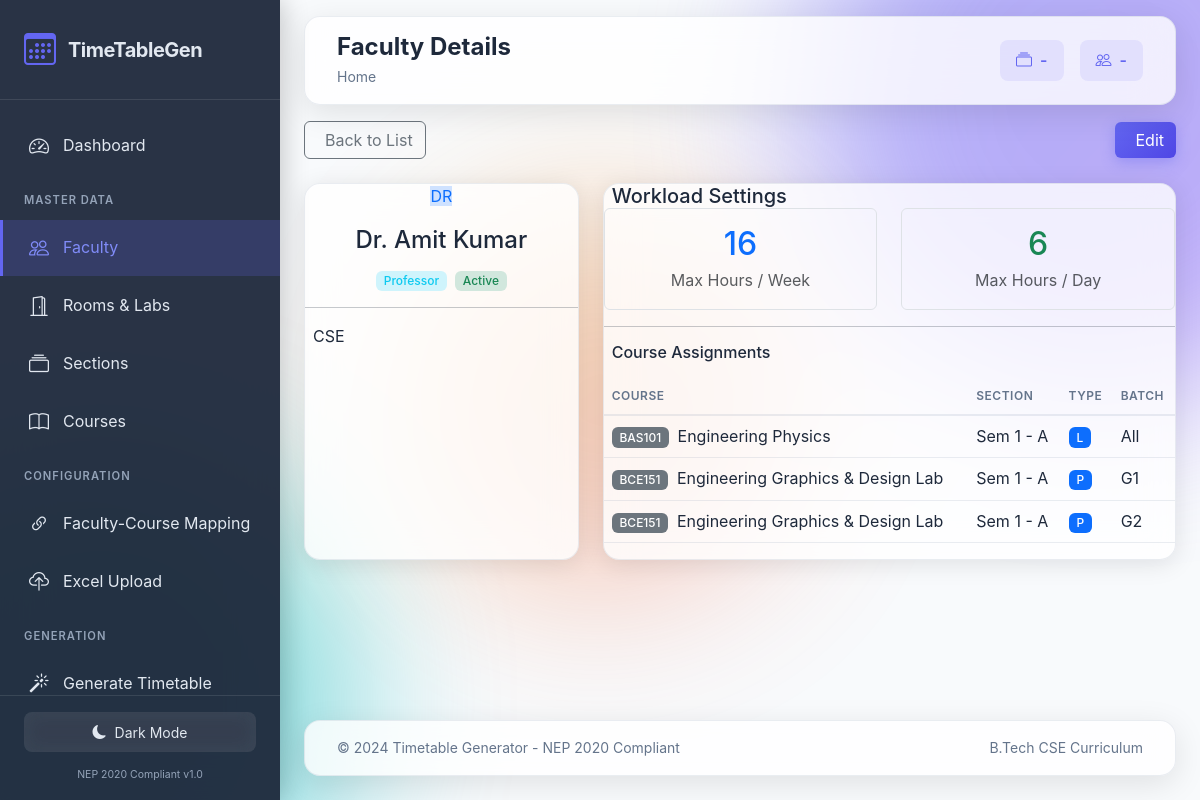
The app's page /faculty/view/1, older data.
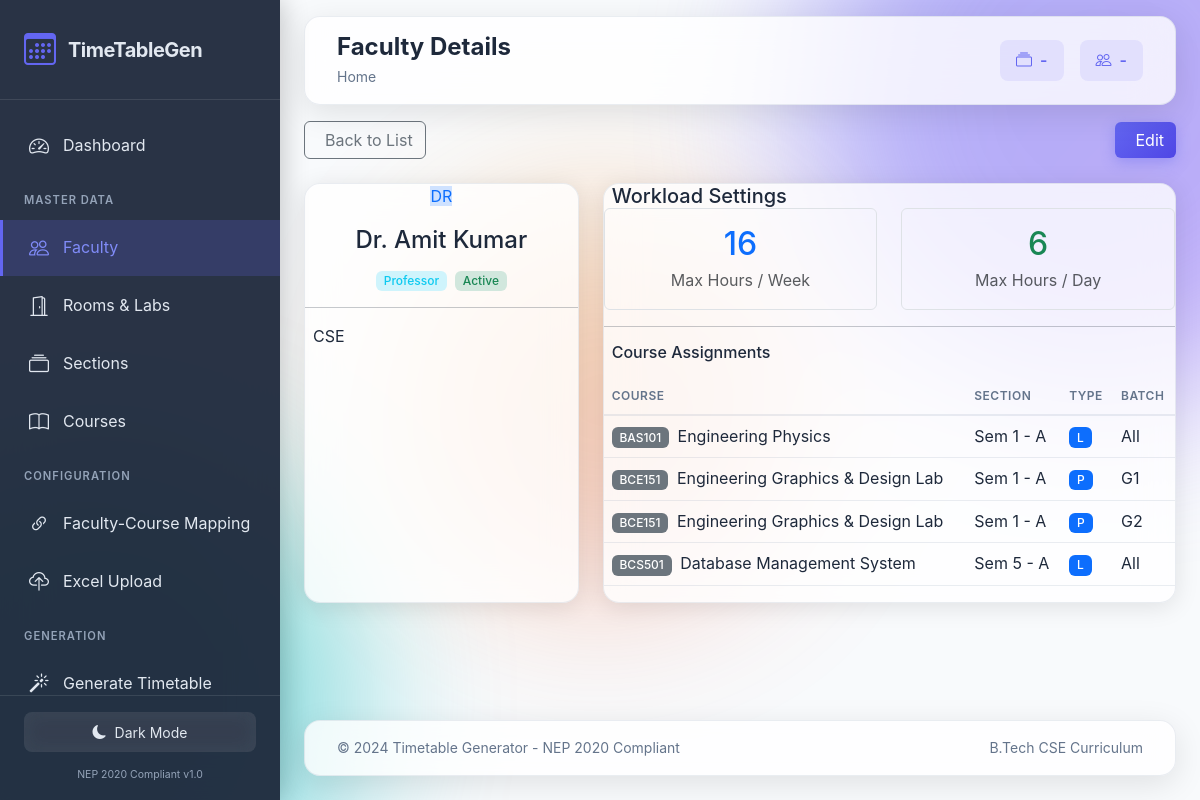
The same page, newer data.
### app/models/faculty_course.py (models this page shows, shortened)
class FacultyCourse(db.Model):
    __tablename__ = 'faculty_courses'
    id = db.Column(db.Integer, primary_key=True)
    faculty_id = db.Column(db.Integer, db.ForeignKey('faculty.id'), nullable=False)
    course_id = db.Column(db.Integer, db.ForeignKey('courses.id'), nullable=False)
    section_id = db.Column(db.Integer, db.ForeignKey('sections.id'), nullable=False)
    session_type = db.Column(db.String(5), nullable=False)  # L (Lecture), T (Tutorial), P (Practical)
    batch_id = db.Column(db.Integer, db.ForeignKey('batches.id'), nullable=True)
    academic_year = db.Column(db.String(10), nullable=False, default='2024-25')
    is_primary = db.Column(db.Boolean, default=True)
    created_at = db.Column(db.DateTime, default=datetime.utcnow)
    updated_at = db.Column(db.DateTime, default=datetime.utcnow, onupdate=datetime.utcnow)
    timetable_entries = db.relationship('Timetable', backref='faculty_course', lazy='dynamic')
    batch = db.relationship('Batch', backref='faculty_courses')
    __table_args__ = (
        db.UniqueConstraint('faculty_id', 'course_id', 'section_id', 'session_type', 'batch_id', 'academic_year',
                          name='uq_faculty_course_section_session'),
    )

### app/models/course.py (models this page shows, shortened)
class Course(db.Model):
    __tablename__ = 'courses'
    id = db.Column(db.Integer, primary_key=True)
    code = db.Column(db.String(20), unique=True, nullable=False)
    name = db.Column(db.String(150), nullable=False)
    semester = db.Column(db.Integer, nullable=False)
    credits = db.Column(db.Integer, nullable=False)
    category = db.Column(db.String(10), nullable=False)  # BS, ES, PC, HS, VA, OE, DE
    course_type = db.Column(db.String(10), nullable=False)  # T (Theory), P (Practical)
    lecture_hours = db.Column(db.Integer, default=0)  # L
    tutorial_hours = db.Column(db.Integer, default=0)  # T
    practical_hours = db.Column(db.Integer, default=0)  # P
    is_lab = db.Column(db.Boolean, default=False)
    is_elective = db.Column(db.Boolean, default=False)
    elective_group = db.Column(db.String(20), nullable=True)
    created_at = db.Column(db.DateTime, default=datetime.utcnow)
    faculty_mappings = db.relationship('FacultyCourse', backref='course', lazy='dynamic', cascade='all, delete-orphan')

### app/models/section.py (models this page shows, shortened)
class Section(db.Model):
    __tablename__ = 'sections'
    id = db.Column(db.Integer, primary_key=True)
    section_id = db.Column(db.String(20), unique=True, nullable=False)  # e.g., CSE-3-A
    name = db.Column(db.String(10), nullable=False)  # A, B, C
    branch = db.Column(db.String(50), nullable=False, default='CSE')
    semester = db.Column(db.Integer, nullable=False)
    strength = db.Column(db.Integer, nullable=False, default=60)
    batch_year = db.Column(db.Integer, nullable=False)  # e.g., 2024
    academic_year = db.Column(db.String(10), nullable=False)  # e.g., 2024-25
    is_active = db.Column(db.Boolean, default=True)
    created_at = db.Column(db.DateTime, default=datetime.utcnow)
    updated_at = db.Column(db.DateTime, default=datetime.utcnow, onupdate=datetime.utcnow)
    batches = db.relationship('Batch', backref='section', lazy='dynamic', cascade='all, delete-orphan')
    faculty_mappings = db.relationship('FacultyCourse', backref='section', lazy='dynamic', cascade='all, delete-orphan')
    timetable_entries = db.relationship('Timetable', backref='section', lazy='dynamic')

class Batch(db.Model):
    __tablename__ = 'batches'
    id = db.Column(db.Integer, primary_key=True)
    batch_id = db.Column(db.String(30), unique=True, nullable=False)  # e.g., CSE-3-A-G1
    name = db.Column(db.String(5), nullable=False)  # G1, G2
    section_id = db.Column(db.Integer, db.ForeignKey('sections.id'), nullable=False)
    strength = db.Column(db.Integer, nullable=False)
    created_at = db.Column(db.DateTime, default=datetime.utcnow)
    timetable_entries = db.relationship('Timetable', backref='batch', lazy='dynamic')

### app/routes/faculty.py (the view)
@faculty_bp.route('/view/<int:id>')
def view_faculty(id):
    faculty = Faculty.query.get_or_404(id)
    mappings = FacultyCourse.query.filter_by(faculty_id=id).all()
    return render_template('faculty/view.html', faculty=faculty, mappings=mappings)

### app/templates/faculty/view.html (shortened to what the changed rows need)
{% extends "base.html" %}
{% block page_title %}Faculty Details{% endblock %}
{% block content %}
<div class="row g-4">
    <div class="col-lg-8" data-aos="fade-left">
        <div class="glass-card h-100">
            <div class="card-body">
                <div class="row g-4">
                    <div class="col-md-6">
                        <div class="border rounded p-3 text-center">
                            <h2 class="mb-1 text-primary">{{ faculty.max_hours_per_week }}</h2>
                        </div>
                    </div>
                    <div class="col-md-6">
                        <div class="border rounded p-3 text-center">
                            <h2 class="mb-1 text-success">{{ faculty.max_hours_per_day }}</h2>
                        </div>
                    </div>
                </div>
                {% if mappings %}
                <div class="table-responsive">
                    <table class="table table-hover">
                        <thead>
                            <tr>
                                <th>Course</th>
                                <th>Section</th>
                                <th>Type</th>
                                <th>Batch</th>
                            </tr>
                        </thead>
                        <tbody>
                            {% for m in mappings %}
                            <tr>
                                <td>
                                    <span class="badge bg-secondary me-1">{{ m.course.code }}</span>
                                    {{ m.course.name }}
                                </td>
                                <td>Sem {{ m.section.semester }} - {{ m.section.name }}</td>
                                <td>
                                    <span class="badge bg-{{ 'info' if m.session_type == 'lab' else 'primary' }}">
                                        {{ m.session_type.title() }}
                                    </span>
                                </td>
                                <td>{{ m.batch.name if m.batch else 'All' }}</td>
                            </tr>
                            {% endfor %}
                        </tbody>
                    </table>
                </div>
                {% else %}
                <div class="text-center text-muted py-4">
                    <i class="fas fa-info-circle fa-2x mb-2"></i>
                    <p class="mb-0">No course assignments yet</p>
                </div>
                {% endif %}
            </div>
        </div>
    </div>
</div>
{% endblock %}

Row changes from the older to the newer data that the page shows:
added FacultyCourse: course.code "BCS501", course.name "Database Management System", section.semester "5", section.name "A", session_type "L", batch "All"
